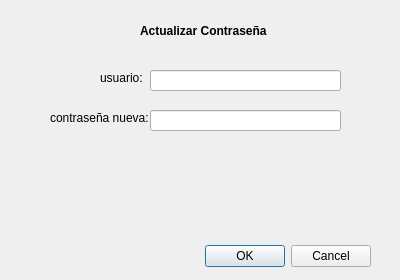
<?xml version="1.0" encoding="UTF-8"?>
<ui version="4.0">
 <class>Dialog</class>
 <widget class="QDialog" name="Dialog">
  <property name="geometry">
   <rect>
    <x>0</x>
    <y>0</y>
    <width>400</width>
    <height>280</height>
   </rect>
  </property>
  <property name="windowTitle">
   <string>Actualizar Contraseña</string>
  </property>
  <widget class="QDialogButtonBox" name="buttonBox">
   <property name="geometry">
    <rect>
     <x>30</x>
     <y>240</y>
     <width>341</width>
     <height>32</height>
    </rect>
   </property>
   <property name="orientation">
    <enum>Qt::Horizontal</enum>
   </property>
   <property name="standardButtons">
    <set>QDialogButtonBox::Cancel|QDialogButtonBox::Ok</set>
   </property>
  </widget>
  <widget class="QLabel" name="label">
   <property name="geometry">
    <rect>
     <x>140</x>
     <y>10</y>
     <width>281</width>
     <height>41</height>
    </rect>
   </property>
   <property name="font">
    <font>
     <italic>false</italic>
     <bold>true</bold>
    </font>
   </property>
   <property name="text">
    <string>Actualizar Contraseña</string>
   </property>
  </widget>
  <widget class="QLabel" name="label_3">
   <property name="geometry">
    <rect>
     <x>100</x>
     <y>70</y>
     <width>71</width>
     <height>16</height>
    </rect>
   </property>
   <property name="text">
    <string>usuario:</string>
   </property>
  </widget>
  <widget class="QLineEdit" name="lineEdit_2">
   <property name="geometry">
    <rect>
     <x>150</x>
     <y>70</y>
     <width>191</width>
     <height>21</height>
    </rect>
   </property>
  </widget>
  <widget class="QLabel" name="label_4">
   <property name="geometry">
    <rect>
     <x>50</x>
     <y>110</y>
     <width>101</width>
     <height>16</height>
    </rect>
   </property>
   <property name="text">
    <string>contraseña nueva:</string>
   </property>
  </widget>
  <widget class="QLineEdit" name="lineEdit_3">
   <property name="geometry">
    <rect>
     <x>150</x>
     <y>110</y>
     <width>191</width>
     <height>21</height>
    </rect>
   </property>
  </widget>
 </widget>
 <resources/>
 <connections>
  <connection>
   <sender>buttonBox</sender>
   <signal>accepted()</signal>
   <receiver>Dialog</receiver>
   <slot>accept()</slot>
   <hints>
    <hint type="sourcelabel">
     <x>248</x>
     <y>254</y>
    </hint>
    <hint type="destinationlabel">
     <x>157</x>
     <y>274</y>
    </hint>
   </hints>
  </connection>
  <connection>
   <sender>buttonBox</sender>
   <signal>rejected()</signal>
   <receiver>Dialog</receiver>
   <slot>reject()</slot>
   <hints>
    <hint type="sourcelabel">
     <x>316</x>
     <y>260</y>
    </hint>
    <hint type="destinationlabel">
     <x>286</x>
     <y>274</y>
    </hint>
   </hints>
  </connection>
 </connections>
</ui>
